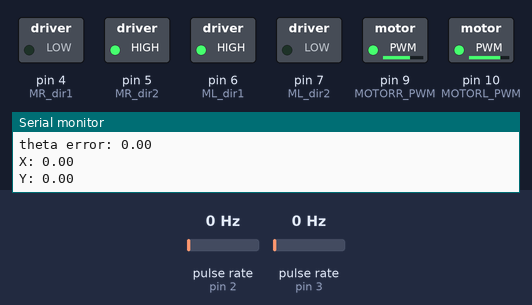
A sketch run on a simulated Arduino Uno, built with avr-gcc and run on an emulated ATmega328P. Shown: switched loads named in the sketch (green lamp = pin HIGH), the last lines printed to the serial monitor. Wiring (inferred from the names in the program): 2 × pulse sensor: data pin 2 / data pin 3. The test bench sets the inputs (shaded band); at power-on: pulse rate (sensors on pin 2, pin 3) 0 Hz.

Above: at 1.2 s.
1.3 s: pulse rate (sensor on pin 2) set to 2 Hz
At 4.28 s:
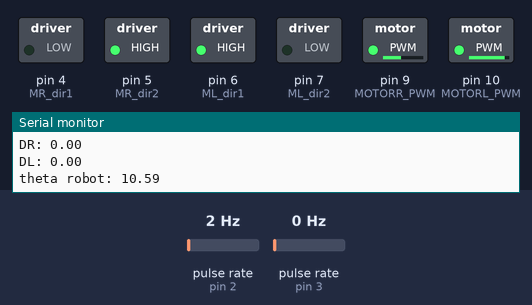
4.3 s: pulse rate (sensor on pin 3) set to 11 Hz
7.3 s: pulse rate (sensor on pin 2) set to 50 Hz
At 9.69 s:
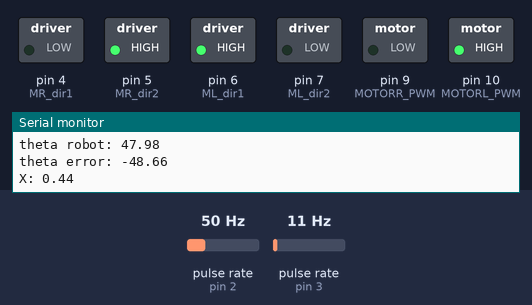
10.3 s: pulse rate (sensor on pin 3) set to 50 Hz
At 12.5 s:
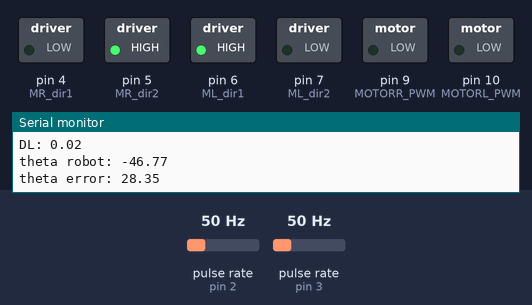
Timing chart, 0 to 14.0 s (numbered marks = the images above; inputs shaded):
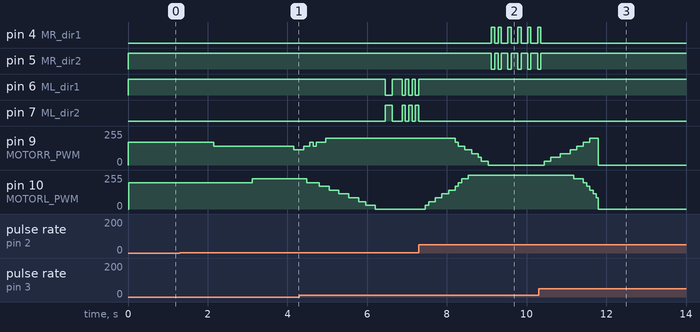

Measured:
- the behaviour switches between 0 and 1 Hz on pulse rate (sensor on pin 2) (found by bisection; images 0 and 1)
- after the input at 1.3 s, pin 9 (MOTORR_PWM): 171/255 → 142/255 after 0.85 s, → 114/255 2.0 s later; pin 10 (MOTORL_PWM): 198/255 → 226/255 after 1.8 s
- after the input at 7.3 s, pin 4 (MR_dir1): goes HIGH 0.08 s, LOW 0.08 s, 4 × (HIGH 0.08 s, LOW 0.17 s), then HIGH, starting after 1.8 s; pin 5 (MR_dir2): goes LOW 0.08 s, HIGH 0.08 s, 4 × (LOW 0.08 s, HIGH 0.17 s), then LOW, starting after 1.8 s
- after the input at 10.3 s, pin 10 (MOTORL_PWM): moves from 255/255 to 0/255 over 0.57 s, starting after 0.88 s

The sketch:

mobile_robot.ino
```cpp
// CONTROL GHOSTS
/*
   Includes
*/
#include <math.h>
#define SC 0.66
//#define SC 1


//Define pins
#define MOTORR_PWM 9
#define MR_dir1 4
#define MR_dir2 5
#define MOTORL_PWM 10
#define ML_dir1 6
#define ML_dir2 7
#define EncoderR 2
#define EncoderL 3

//Max voltage for Right&Left motor
//Note: since the Right motor is faster than Left one, at 7.92 volt in R motor gives the same speed as L motor in at 9 volt.
#define MAX_SAT_R 7.92
#define MAX_SAT_L 9

#define Ts 50


#define R 0.031 //raidus of the wheels
#define L 0.115 //distance between 2 wheels
#define Cr 2.55 //Rigth_motor_speed = 2.55 * voltage
#define Cl 2.25 //Left_motor_speed  = 2.25 * voltage

#define PULSES_PER_REV_R 55
#define PULSES_PER_REV_L 33.5

#define Kp 10
#define Ki 0
#define Kd 0


// data types to store goals as x,y point
struct pos {
  double x, y;
  pos(double a, double b) {
    x = a * SC;
    y = b * SC;
  }
};

// Robot location and direction
struct Robot {
  double x, y, theta;
  Robot() {
    x = y = theta = 0;
  }
};


double integrator, lastError;
volatile double PulseCountR, PulseCountL;
int DirL = 1, DirR = 1; // used to know the rotation direction (clockwise or anti-clockwise)


//range of tolerance for reaching the goal.
#define TOLERANCE 0.05
#define N_GOALS 1
pos goals[N_GOALS] = { pos(1, 0) };

//#define N_GOALS 10
//pos goals[N_GOALS] = {pos(1,0), pos(2,0), pos(3,0)};
//pos goals[N_GOALS] = {pos(1,0),pos(2,1),pos(3,2),pos(4,3),pos(4,4),pos(3,5),pos(2,5),pos(1,4),pos(1,3),pos(0,0)};
int goal_idx; //point to the current goal


// create our robot
Robot robot;


//Function prototyping
bool checkGoal(pos goal, Robot robot);  //check if the robot reaches the goal ?
double theta_now(pos goal, Robot robot);  //Theta of the goal in respect of Robot coordinates
double PID_action(double error);  //PID controller: take the angle error and return omega
void applyVoltage(double VR, double VL);  //apply voltage to left and right motor - handel the direction of motor
void EncoderRClicks();
void EncoderLClicks();


void setup() {
  Serial.begin(9600);

  //Motor and H-bridge pins
  pinMode(MOTORR_PWM, OUTPUT);
  pinMode(MOTORL_PWM, OUTPUT);
  pinMode(MR_dir1, OUTPUT);
  pinMode(MR_dir2, OUTPUT);
  pinMode(ML_dir1, OUTPUT);
  pinMode(ML_dir2, OUTPUT);

  //intialize encoders' pins and attach the interupt
  pinMode(EncoderR, INPUT);
  pinMode(EncoderL, INPUT);
  digitalWrite(EncoderR, HIGH);
  digitalWrite(EncoderL, HIGH);
  attachInterrupt(digitalPinToInterrupt(EncoderR), EncoderRClicks, RISING);
  attachInterrupt(digitalPinToInterrupt(EncoderL), EncoderLClicks, RISING);
}


void loop() {
  double theta_error, w, v, VL, VR;

  double DR = 2 * PI * R * (PulseCountR / PULSES_PER_REV_R); //DirR equalls to 1 or -1 depend on the rotation direction of the motor
  double DL = 2 * PI * R * (PulseCountL / PULSES_PER_REV_L);
  double DC = (DR + DL) / 2;
  PulseCountR = PulseCountL = 0;

  robot.x = robot.x + DC * cos(robot.theta);
  robot.y = robot.y + DC * sin(robot.theta);
  robot.theta = robot.theta + (DR - DL) / L;


  if(  checkGoal(goals[goal_idx], robot) ) {
      goal_idx ++;
      analogWrite(MOTORR_PWM, 0);
      analogWrite(MOTORL_PWM, 0);
      delay(1000);

  }

  if (goal_idx == N_GOALS) {
    analogWrite(MOTORR_PWM, 0);
    analogWrite(MOTORL_PWM, 0);
    while (1) {}
  }

  //Serial.print("VL: ");
  //Serial.println(VL);
  //Serial.print("VR: ");
  //Serial.println(VR);


  theta_error = theta_now(goals[goal_idx], robot);

  Serial.print("X: ");
  Serial.println(robot.x/SC);
  Serial.print("Y: ");
  Serial.println(robot.y/SC);

  Serial.print("DR: ");
  Serial.println(DR);
  Serial.print("DL: ");
  Serial.println(DL);

  Serial.print("theta robot: ");
  Serial.println(robot.theta*180/PI);
  Serial.print("theta error: ");
  Serial.println(theta_error*180/PI);


  w = PID_action(theta_error);
  v = 0.5;
  VL = (v - w * L / 2) / (R * Cl);
  VR = (v + w * L / 2) / (R * Cr);

  if (VL > MAX_SAT_L) VL = MAX_SAT_L;
  else if (VL < -MAX_SAT_L) VL = -MAX_SAT_L;

  if (VR > MAX_SAT_R) VR = MAX_SAT_R;
  else if (VR < -MAX_SAT_R) VR = -MAX_SAT_R;

  applyVoltage(VR, VL);

  delay(Ts);
}


double theta_now(pos goal, Robot robot) {
  return atan2(goal.y - robot.y, goal.x - robot.x) - robot.theta;
}


double PID_action(double error) {
  double u, derr;

  integrator = integrator + error * Ts;
  derr      = error - lastError;
  lastError = error;
  u = Kp * error + Ki * integrator + Kd * derr;

  return u;
}


void applyVoltage(double VR, double VL) {
  if (VR > 0) {
    DirR = 1;//note: since we use an one channel encoder, to know the direction of rotation we store the direction.
    digitalWrite(MR_dir1, LOW);
    digitalWrite(MR_dir2, HIGH);
  } else {
    DirR = -1;//reverse direction used later in encder speed measurement
    digitalWrite(MR_dir1, HIGH);
    digitalWrite(MR_dir2, LOW);
  }

  if (VL > 0) {
    DirL = 1;
    digitalWrite(ML_dir1, HIGH);
    digitalWrite(ML_dir2, LOW);
  } else {
    DirL = -1;
    digitalWrite(ML_dir1, LOW);
    digitalWrite(ML_dir2, HIGH);
  }

  analogWrite(MOTORR_PWM, map(abs(VR), 0, MAX_SAT_R, 0, 200));
  analogWrite(MOTORL_PWM, map(abs(VL), 0, MAX_SAT_L, 0, 255));
}


bool checkGoal(pos goal, Robot robot) {
  return ((abs(robot.x - goal.x) <= TOLERANCE) && (abs(robot.y - goal.y) <= TOLERANCE));
}


void EncoderRClicks() {
  if(DirR == 1)
    PulseCountR++;
  else
    PulseCountR--;

}
void EncoderLClicks() {
  if(DirL == 1)
    PulseCountL++;
  else
    PulseCountL--;
}
```
